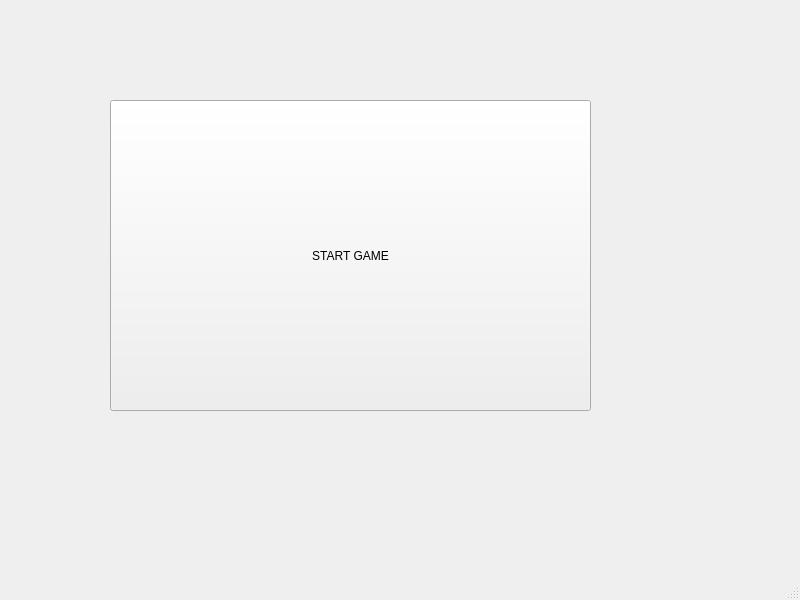
<?xml version="1.0" encoding="UTF-8"?>
<ui version="4.0">
 <class>MainWindow</class>
 <widget class="QMainWindow" name="MainWindow">
  <property name="geometry">
   <rect>
    <x>0</x>
    <y>0</y>
    <width>800</width>
    <height>600</height>
   </rect>
  </property>
  <property name="windowTitle">
   <string>MainWindow</string>
  </property>
  <widget class="QWidget" name="centralwidget">
   <widget class="QPushButton" name="pushButton">
    <property name="geometry">
     <rect>
      <x>110</x>
      <y>100</y>
      <width>481</width>
      <height>311</height>
     </rect>
    </property>
    <property name="text">
     <string>START GAME</string>
    </property>
   </widget>
  </widget>
  <widget class="QMenuBar" name="menubar">
   <property name="geometry">
    <rect>
     <x>0</x>
     <y>0</y>
     <width>800</width>
     <height>26</height>
    </rect>
   </property>
  </widget>
  <widget class="QStatusBar" name="statusbar"/>
 </widget>
 <resources/>
 <connections/>
</ui>
